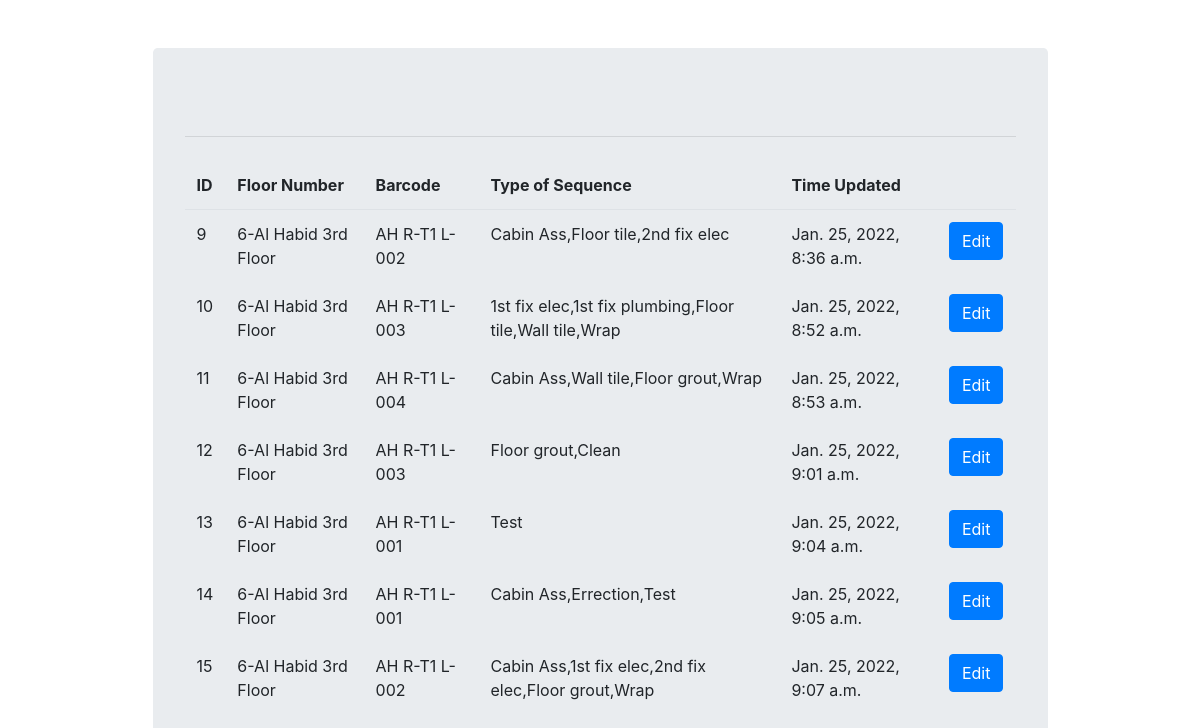
The app's page /sequence/sequence-list/ with its own data.
### api/models.py (models this page shows, shortened)
class Transactionsdb(models.Model):
    flor_num = models.ForeignKey(florNumber,
                                blank=True, null=True,
                                on_delete=models.CASCADE)
    barcode = models.CharField(max_length=100 ,blank=True, null=True)
    type_sequence = models.CharField(max_length=100 ,blank=True, null=True)
    update = models.DateTimeField(auto_now=True)
    created = models.DateTimeField(auto_now_add=True)
    class Meta:
        db_table = 'transactions_db'

class florNumber(models.Model):
    flor_number = models.CharField(max_length=100)
    def __str__(self):
        return f'{self.id}-{self.flor_number}'
    class Meta:
        db_table = 'florNumber'

### api/views.py (the view)
# urls.py: path('sequence/sequence-list/', views.get_sequencelist, name="sequence/sequence-list"),
def get_sequencelist(request):
    context = {
        'sequenceList': Transactionsdb.objects.all()
    }
    return render(request, "sequencelist.html", context)

### api/templates/sequencelist.html (shortened to what this page needs)
{% extends "base.html"%}
{% block content %}
<form class="form"  method ="POST">
    <table class="table table-borderless">
        <thead class="border-bottom font-weight-bold">
            <tr>
                <td>ID</td>
                <td>Floor Number</td>
                <td>Barcode</td>
                <td>Type of Sequence</td>
                <td>Time Updated</td>
                <td>
                </td>
            </tr>
        </thead>
        <tbody>
            {% for t in sequenceList%}
                <tr>
                    <td>{{t.id}}</td>
                    <td>{{t.flor_num}}</td>
                    <td>{{t.barcode}}</td>
                    <td>{{t.type_sequence}}</td>
                    <td>{{t.update}}</td>
                    <td>
                        <a href=""
                        <button type="button" class="btn btn-primary">
                         Edit</button></a>
                    </td>
                </tr>
            {% endfor %}
        </tbody>
    </table>
</form>
{% endblock content %}

### records on screen
Transactionsdb: id "9", flor_num "6-Al Habid 3rd Floor", barcode "AH R-T1 L-002", type_sequence "Cabin Ass,Floor tile,2nd fix elec", update "Jan. 25, 2022, 8:36 a.m."
Transactionsdb: id "10", flor_num "6-Al Habid 3rd Floor", barcode "AH R-T1 L-003", type_sequence "1st fix elec,1st fix plumbing,Floor tile,Wall tile,Wrap", update "Jan. 25, 2022, 8:52 a.m."
Transactionsdb: id "11", flor_num "6-Al Habid 3rd Floor", barcode "AH R-T1 L-004", type_sequence "Cabin Ass,Wall tile,Floor grout,Wrap", update "Jan. 25, 2022, 8:53 a.m."
Transactionsdb: id "12", flor_num "6-Al Habid 3rd Floor", barcode "AH R-T1 L-003", type_sequence "Floor grout,Clean", update "Jan. 25, 2022, 9:01 a.m."
Transactionsdb: id "13", flor_num "6-Al Habid 3rd Floor", barcode "AH R-T1 L-001", type_sequence "Test", update "Jan. 25, 2022, 9:04 a.m."
Transactionsdb: id "14", flor_num "6-Al Habid 3rd Floor", barcode "AH R-T1 L-001", type_sequence "Cabin Ass,Errection,Test", update "Jan. 25, 2022, 9:05 a.m."
Transactionsdb: id "15", flor_num "6-Al Habid 3rd Floor", barcode "AH R-T1 L-002", type_sequence "Cabin Ass,1st fix elec,2nd fix elec,Floor grout,Wrap", update "Jan. 25, 2022, 9:07 a.m."
